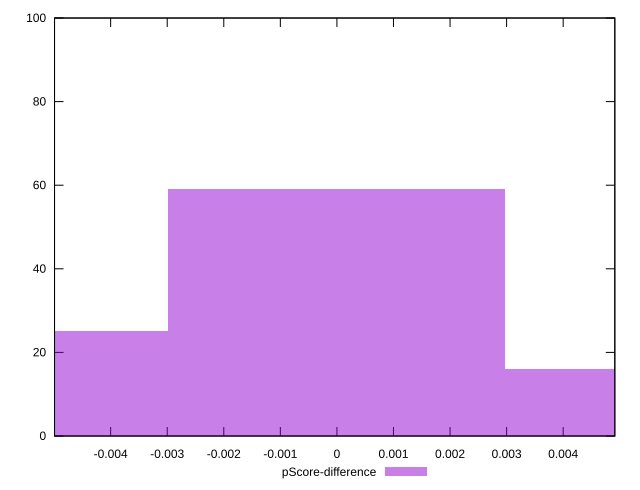

gnuplot code for this plot:
reset

$pScoreDifference <<EOF
0 59
-0.005959065452237854 25
0.005959065452237854 16
EOF

set key outside below
set boxwidth 0.005959065452237854
set xrange [-0.0049921046513737855:0.004913178596826162]
set yrange [0:100]
set trange [0:100]
set style fill transparent solid 0.5 noborder
set terminal svg size 640, 490 enhanced background rgb 'white'
set output "reprap/total-blocking-time/samples/pages+cached+noexternal+nomedia+nocss+nojs/pScore-difference/histogram.svg"

plot $pScoreDifference title "pScore-difference" with boxes

reset
